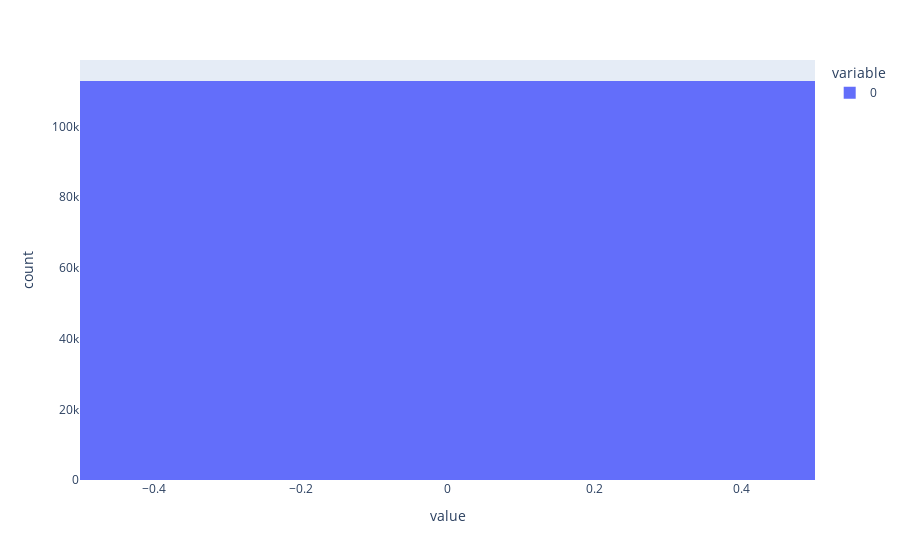

Notebook source saved alongside this figure:
### Code cell
px.histogram(diffs.flatten()).show()

### Figure 1 — Plotly figure (JSON) as saved in the notebook; plotly's stock layout.template omitted (floating-point values rounded to 4 significant figures; data arrays with more than 128 entries replaced by an {"elided": "..."} marker saying what was removed)
{"data": [{"alignmentgroup": "True", "bingroup": "x", "hovertemplate": "variable=0<br>value=%{x}<br>count=%{y}<extra></extra>", "legendgroup": "0", "marker": {"color": "#636efa"}, "name": "0", "offsetgroup": "0", "orientation": "v", "showlegend": true, "type": "histogram", "x": {"elided": "112896 int values"}, "xaxis": "x", "yaxis": "y"}], "layout": {"barmode": "relative", "legend": {"title": {"text": "variable"}, "tracegroupgap": 0}, "margin": {"t": 60}, "xaxis": {"anchor": "y", "domain": [0, 1], "title": {"text": "value"}}, "yaxis": {"anchor": "x", "domain": [0, 1], "title": {"text": "count"}}}}
